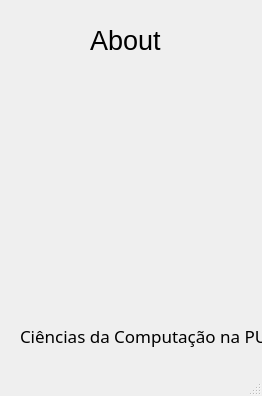
<?xml version="1.0" encoding="UTF-8"?>
<ui version="4.0">
 <class>MainWindow</class>
 <widget class="QMainWindow" name="MainWindow">
  <property name="geometry">
   <rect>
    <x>0</x>
    <y>0</y>
    <width>262</width>
    <height>396</height>
   </rect>
  </property>
  <property name="windowTitle">
   <string>About</string>
  </property>
  <widget class="QWidget" name="centralwidget">
   <widget class="QLabel" name="label">
    <property name="geometry">
     <rect>
      <x>90</x>
      <y>20</y>
      <width>81</width>
      <height>41</height>
     </rect>
    </property>
    <property name="font">
     <font>
      <pointsize>20</pointsize>
     </font>
    </property>
    <property name="text">
     <string>About </string>
    </property>
   </widget>
   <widget class="QLabel" name="label_2">
    <property name="geometry">
     <rect>
      <x>30</x>
      <y>80</y>
      <width>201</width>
      <height>201</height>
     </rect>
    </property>
    <property name="styleSheet">
     <string notr="true">image: url(:/newPrefix/nadfa.jpg);</string>
    </property>
    <property name="text">
     <string/>
    </property>
   </widget>
   <widget class="QLabel" name="label_3">
    <property name="geometry">
     <rect>
      <x>20</x>
      <y>320</y>
      <width>271</width>
      <height>31</height>
     </rect>
    </property>
    <property name="font">
     <font>
      <family>Franklin Gothic Medium Cond</family>
      <pointsize>13</pointsize>
     </font>
    </property>
    <property name="text">
     <string>Ciências da Computação na PUCSP</string>
    </property>
   </widget>
  </widget>
  <widget class="QStatusBar" name="statusbar"/>
 </widget>
 <resources>
  <include location="../medias/resource_interno/resource.qrc"/>
 </resources>
 <connections/>
</ui>
